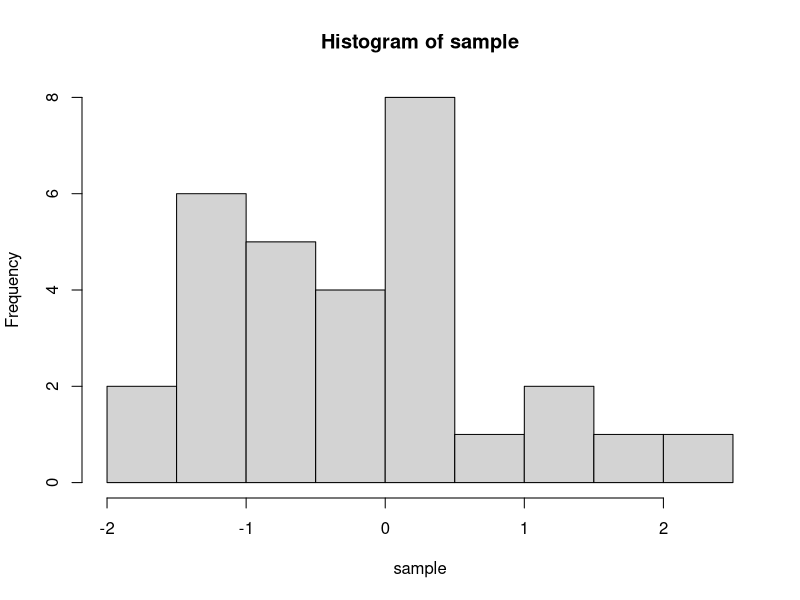
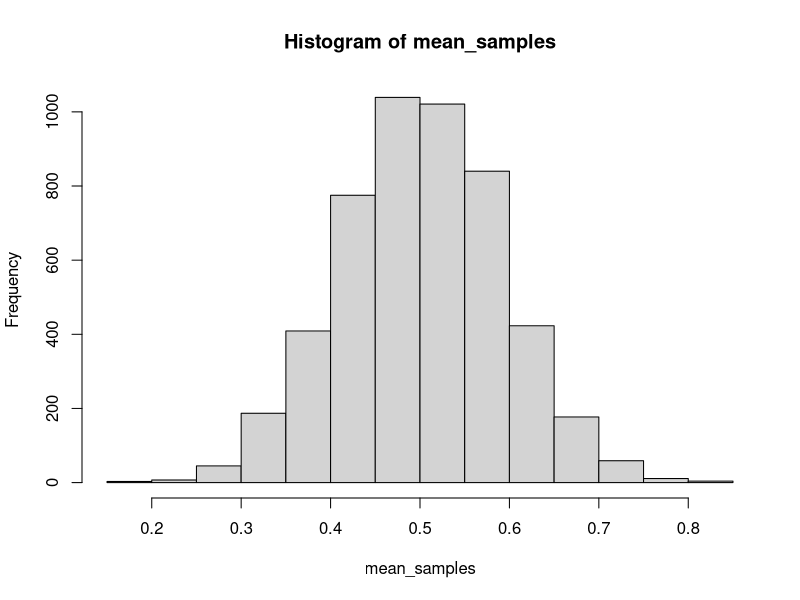

These figures' R source, in order:
# # # # # normal distribution # # # # #

# Central Limit Theorem
# "the sampling distribution of the mean will always be normally distributed, 
# as long as the sample size is large enough"

# total of samples (is this large enough?)
N_samples <- 5000

# size within each sample
n_wsample <- 30

# create vector with NAs with size N_samples
mean_samples <- rep(NA, N_samples)

# example for one sample with many distributions
sample <- rnorm(n_wsample)
# sample <- runif(n_wsample,-1,1)
# sample <- rbeta(n_wsample,.5,.5)
# sample <- rexp(n_wsample,1)
# sample <- rgamma(n_wsample,2,2)
# sample <- rpois(n_wsample, lambda=1)

# histogram
hist(sample)

# built a for loop
for (i in 1:N_samples) {
  # one sample simulation, choose your distribution
  sample <- rnorm(n_wsample,.5,.5)
  # average that sample and save it in mean_samples
  mean_samples[i] <- mean(sample)
}

# histogram
hist(mean_samples, 20)

# normality test
# Shapiro-Wilk Test: Preferred for small to medium sample sizes when testing for normality is required.
# Kolmogorov-Smirnov Test: Useful for larger samples or comparing distributions
if (length(mean_samples) < 50) { # this is a bit arbitrary
  # Null Hypothesis (H0): The data is normally distributed.
  shapiro.test(mean_samples)
  # p < .05 significantly different from normal
  
} else {
  # Null Hypothesis (H0): The sample data comes from the reference distribution (e.g., normal distribution).
  ks.test(mean_samples, "pnorm", mean(mean_samples), sd(mean_samples))
  # p < .05 significantly different from normal
}



